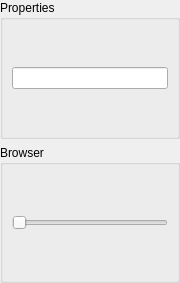
<?xml version="1.0" encoding="UTF-8"?>
<ui version="4.0">
 <class>DipoleFitControl</class>
 <widget class="QWidget" name="DipoleFitControl">
  <property name="geometry">
   <rect>
    <x>0</x>
    <y>0</y>
    <width>180</width>
    <height>283</height>
   </rect>
  </property>
  <property name="minimumSize">
   <size>
    <width>180</width>
    <height>0</height>
   </size>
  </property>
  <property name="windowTitle">
   <string>STC Control</string>
  </property>
  <layout class="QVBoxLayout" name="m_qVerticalLayoutRoot">
   <property name="leftMargin">
    <number>0</number>
   </property>
   <property name="topMargin">
    <number>0</number>
   </property>
   <property name="rightMargin">
    <number>0</number>
   </property>
   <property name="bottomMargin">
    <number>0</number>
   </property>
   <item>
    <widget class="QGroupBox" name="m_qGroupBoxProperties">
     <property name="title">
      <string>Properties</string>
     </property>
     <layout class="QVBoxLayout" name="verticalLayout">
      <item>
       <widget class="QLineEdit" name="m_qLineEditSTCFile"/>
      </item>
     </layout>
    </widget>
   </item>
   <item>
    <widget class="QGroupBox" name="m_qGroupBoxBrowser">
     <property name="title">
      <string>Browser</string>
     </property>
     <layout class="QVBoxLayout" name="m_qVerticalLayoutBrowser">
      <item>
       <widget class="QSlider" name="m_qSliderTimePoint">
        <property name="orientation">
         <enum>Qt::Horizontal</enum>
        </property>
       </widget>
      </item>
     </layout>
    </widget>
   </item>
  </layout>
 </widget>
 <resources/>
 <connections/>
</ui>
